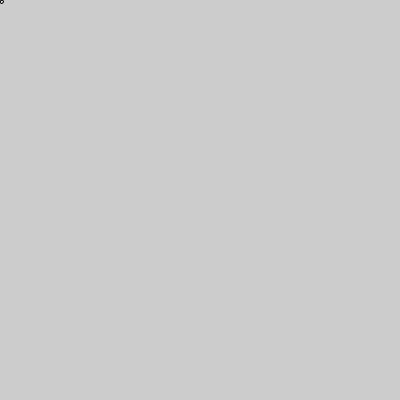
Frame 1 (no input)
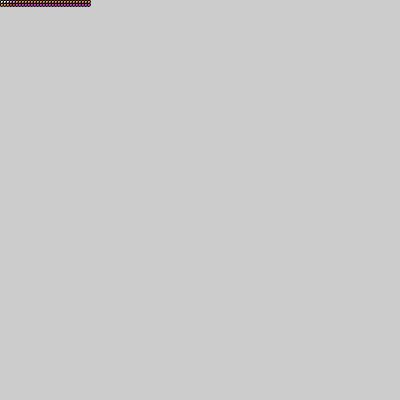
Frame 60 (the mouse pressed at the canvas centre just before this capture)
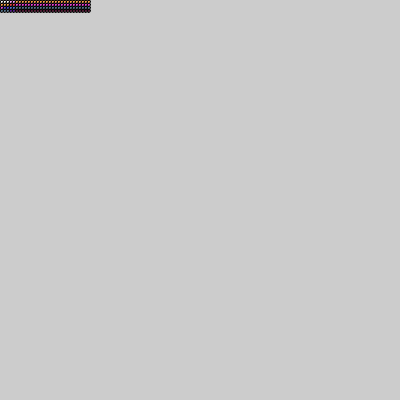
Frame 120 (the mouse held since frame 60 and released just before this capture)

The Processing sketch that drew these frames (run headless with seeded random() and noise(); from frame 60 on, the mouse is pressed at the canvas centre):

// Processing sketch: task5
// ── task5.pde
/* 
The code in this sketch will not compile, as it referes to varables which have not yet been declared 
Please complete task 5 to get this to compile.
*/
 
  int numberOfCircles = 30;

   int circleSize = width/numberOfCircles;
   
   int counter = 0;
      int rowCounter = 0;
      
         int red = 0;
   int green = 0;
   int blue = 0;



void setup(){
   size(400,400);
   
   red = 255;
   green = 255;
   blue = 255;
  
   ellipseMode(CORNER);
  
}

void draw(){
  
 
  int x = circleSize*counter;
  int y = circleSize*rowCounter;
 
 // Un-comment this line after completing step 6.a 
 // fill(red,green,blue);
   
   ellipse(x,y,circleSize,circleSize);
   fill(red,green,blue);
  
  // Explaining conditional assignments. 
  // First part before the ?-mark, is a conditional. 
  // If this is true, the value after the ?-mark will be assigned. 
  // If not, the last value will.
  counter =  frameCount % numberOfCircles == 0 ? 0 : counter+1;
  rowCounter =  counter==0 ? rowCounter+1:rowCounter;
  
  
  // Explaining the modulus operator
  // Modulus is what is left when you divide one int with another int.
  // 1 % 3 = 1 (3 people can't share 1 apple without cutting it, so 1 apple is left)
  // 2 % 3 = 2
  // 3 % 3 = 0
 
  //Add the code for 6.c here 
    red = counter == 0 ? (int)random(255):red; 
    green = counter==2 ? (int)random(255):green; 
    blue = counter==4 ? (int)random(255):blue; 

}
